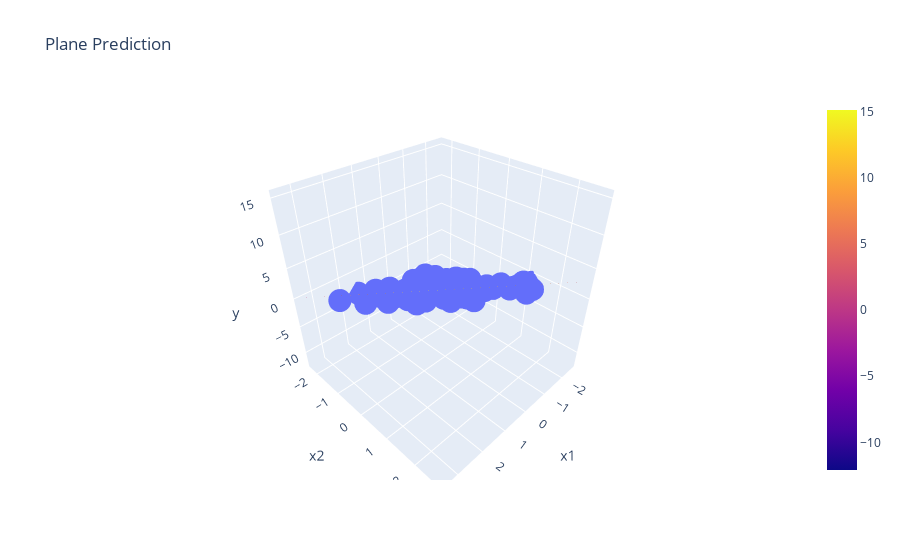

Notebook code for this chart:
### Code cell
fig = go.Figure()
fig.add_trace(go.Scatter3d(x=df['x1'], y=df['x2'], z=df['y'], mode='markers', name='Data Points'))
fig.add_trace(go.Surface(x=xx1, y=xx2, z=zz, opacity=0.9, name='Plane Prediction'))
fig.update_layout(title='Plane Prediction', scene=dict(xaxis_title='x1', yaxis_title='x2', zaxis_title='y'))
fig.show()
